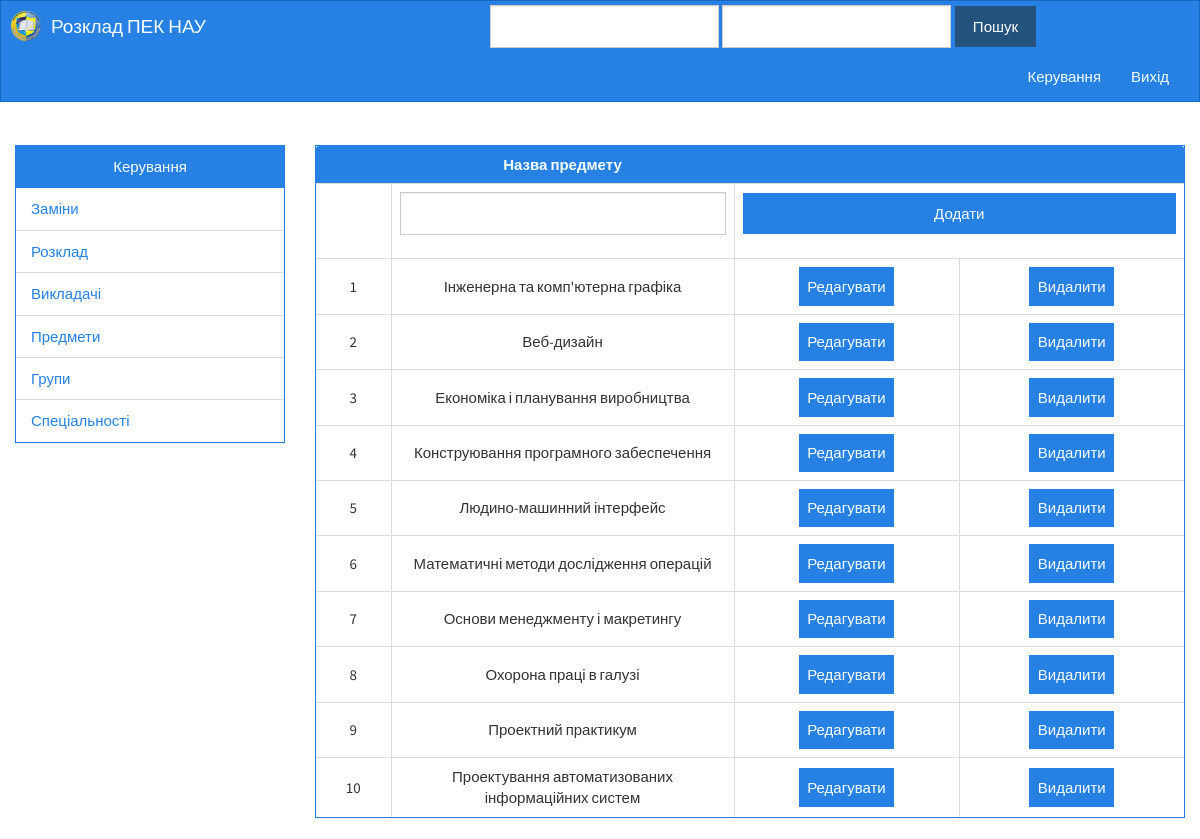
Screenshot of /admin/subject (signed in) with the database file from the repository.
### Peknau/models.py (models this page shows, shortened)
class Subject(db.Model):
    id = db.Column(db.Integer, primary_key=True)
    title = db.Column(db.UnicodeText, nullable=False)
    lecturers = db.relationship("Lecturer",
                                secondary="lessons", backref=db.backref('subjects', lazy='joined'))
    @staticmethod
    def get_all():
        return Subject.query.order_by('title').all()

### Peknau/views.py (the view)
@app.route('/admin/subject', methods=['GET', 'POST'])
@login_required
def admin_subject():
    form = SubjectForm()
    if form.validate_on_submit():
        Subject.add(form.title.data)
        flash(u'Предмет успішно додано!')
        return redirect_back('admin_subject')
    if request.method == 'GET':
        return render_template('admin_subject.html', data=Subject.get_all(), form=form)

### Peknau/forms.py
class SearchForm(Form):
    select = SelectField('Параметри пошуку',
                         choices=[('group', u'Група'), ('lecturer', u'Викладач'), ('subject', u'Предмет')])
    text = StringField('Текст пошуку', validators=[DataRequired()])

class SubjectForm(Form):
    title = StringField(u'Назва предмету', validators=[DataRequired(message=u'Введіть назву предмету')])
    submit = SubmitField(u'Оновити')

### Peknau/models.py (called while the page is built)
    def is_authenticated(self):
        return True

    @login_manager.user_loader
    def load_user(id):
        return User.query.get(int(id))

### Peknau/views.py (called while the page is built)
@app.before_request
def before_request():
    g.search_form = SearchForm()

### Peknau/templates/admin_subject.html (shortened to what this page needs)
{% extends 'admin.html' %}
{% from 'marcos.html' import render_field %}
{% block container %}
    <div class="panel panel-primary">
        <table class="table table-bordered">
            <thead>
            <tr>
                <th style="width: 5em"></th>
                <th class="text-center">Назва предмету</th>
                <th style="width: 15em"></th>
                <th style="width: 15em"></th>
            </tr>
            </thead>
            <tbody>
            <tr>
                <td></td>
                <form method="post" action="{{ url_for('admin_subject') }}">
                    <td>{{ render_field(form.title,False) }}</td>
                    <td colspan='2'>
                        <div class="form-group">{{ form.submit(value="Додати",style="padding:0.6em;text-aligh:center;",class="btn-primary btn btn-group-justified") }}</div>
                    </td>
                </form>
            </tr>
            {% for item in data %}
                <tr>
                    <td>{{ loop.index }}</td>
                    <td>{{ item.title }}</td>
                    <td><a href="{{ url_for('admin_update',what = 'subject',id = item.id) }}">
                        <button class="btn-primary btn btn-slim">Редагувати</button>
                    </a></td>
                    <td><a href="{{ url_for('admin_delete',what = 'subject',id = item.id) }}">
                        <button class="btn-primary btn btn-slim">Видалити
                        </button>
                    </a>
                    </td>
                </tr>
            {% endfor %}
            </tbody>
        </table>
    </div>
{% endblock %}

### Peknau/static/css/main.css (style rules this page uses)
table { text-align: center; width: 100%; }
td { padding: 0.3em; }
.table-bordered thead { background-color: #2780E3; color: #ffffff; }
.table thead th { text-align: center; border: none !important; }
.table tbody tr td { vertical-align: middle; }
.btn-slim { padding: 0.5em!important; }

### rows the page displays
Subject: title "Інженерна та комп'ютерна графіка"
Subject: title "Веб-дизайн"
Subject: title "Економіка і планування виробництва"
Subject: title "Конструювання програмного забеспечення"
Subject: title "Людино-машинний інтерфейс"
Subject: title "Математичні методи дослідження операцій"
Subject: title "Основи менеджменту і макретингу"
Subject: title "Охорона праці в галузі"
Subject: title "Проектний практикум"
Subject: title "Проектування автоматизованих інформаційних систем"
